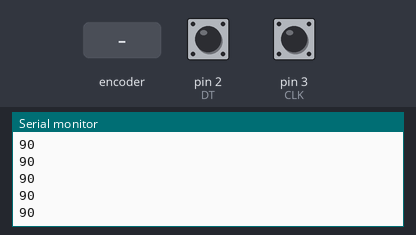
The sketch below on a simulated Arduino Uno, built with avr-gcc and run on an emulated ATmega328P. On the bench: the last lines printed to the serial monitor. Inputs (shaded band) come from the test bench; at power-on: pin 2 (DT) HIGH, pin 3 (CLK) HIGH.

Above: at 1.2 s.
1.3 s: rotary encoder on pin 3 (CLK) / pin 2 (DT) turned 1 step (first pin leading)
At 2.3 s:
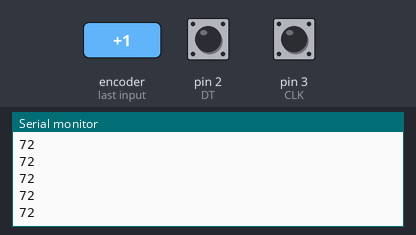
3.0 s: rotary encoder on pin 3 (CLK) / pin 2 (DT) turned 1 step (first pin leading)
At 4.0 s:
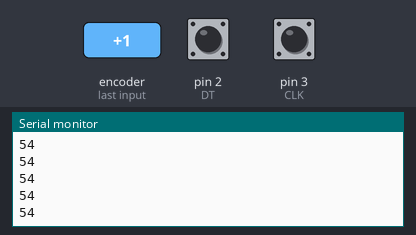
Timing chart, 0 to 6.0 s (numbered marks = the images above; inputs shaded):
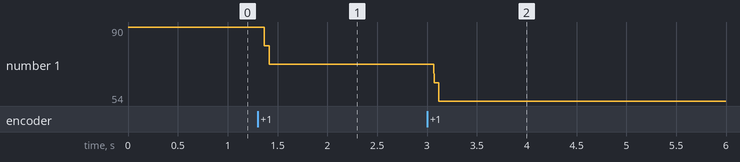

The sketch:

Take1_BIO.ino
```cpp
/////////////////////////////////////////////////////////////
///////////////// INPUT/OUTPUT VARIABLES ////////////////////
/////////////////////////////////////////////////////////////
int CLK = 3;          //Initialize CLK pin on the encoder
int DT = 2;           //Initialize DT pin on the encoder
/////////////////////////////////////////////////////////////
/////////////////////// VARIABLES ///////////////////////////
/////////////////////////////////////////////////////////////
int State;            //Current angle of the encoder's CLK
int LastState;        //Previous angle of the encoder's CLK
int RotPos = 90;      //Starting position of the encoder (reference)

/* This code holds the instructions to be followed by the Arduino
 * and the encoder to obtain data from the subject's leg at two points:
 * the knee and the hip. It registers angle movements and shows them in
 * the Serial Monitor every 1 millisecond.
 * @author Ernesto A. Sanchez Lopez
  */

void setup() {
  Serial.begin(9600);
  pinMode(CLK, INPUT);
  pinMode(DT, INPUT);

  // Read encoder position before loop begins
  LastState = digitalRead(CLK);
}

void loop() {
  // Read current encoder position
  State = digitalRead(CLK);
  if(State != LastState) {          // When State and LastState are not equal, a change in position has occured
    if(digitalRead(DT) != State){   // If DT pin does not equal State, the encoder has been moved counter clockwise
      RotPos = RotPos - 9;
    }
    else {                          // If DT pin equals State, the encoder has been moved clockwise
      RotPos = RotPos + 9;
    }
  }
  LastState = State;
  // Print current position every 1 millisecond
  Serial.println(RotPos);
  delay(1);
}
```

Measured:
- after the input at 1.3 s, the serial monitor: prints a new line after 0.07 s (image 1)
- after the input at 3.0 s, the serial monitor: prints a new line after 0.07 s (image 2)
- plotted number 1: 90 → 72 after the input at 1.3 s, 72 → 54 after the input at 3.0 s
